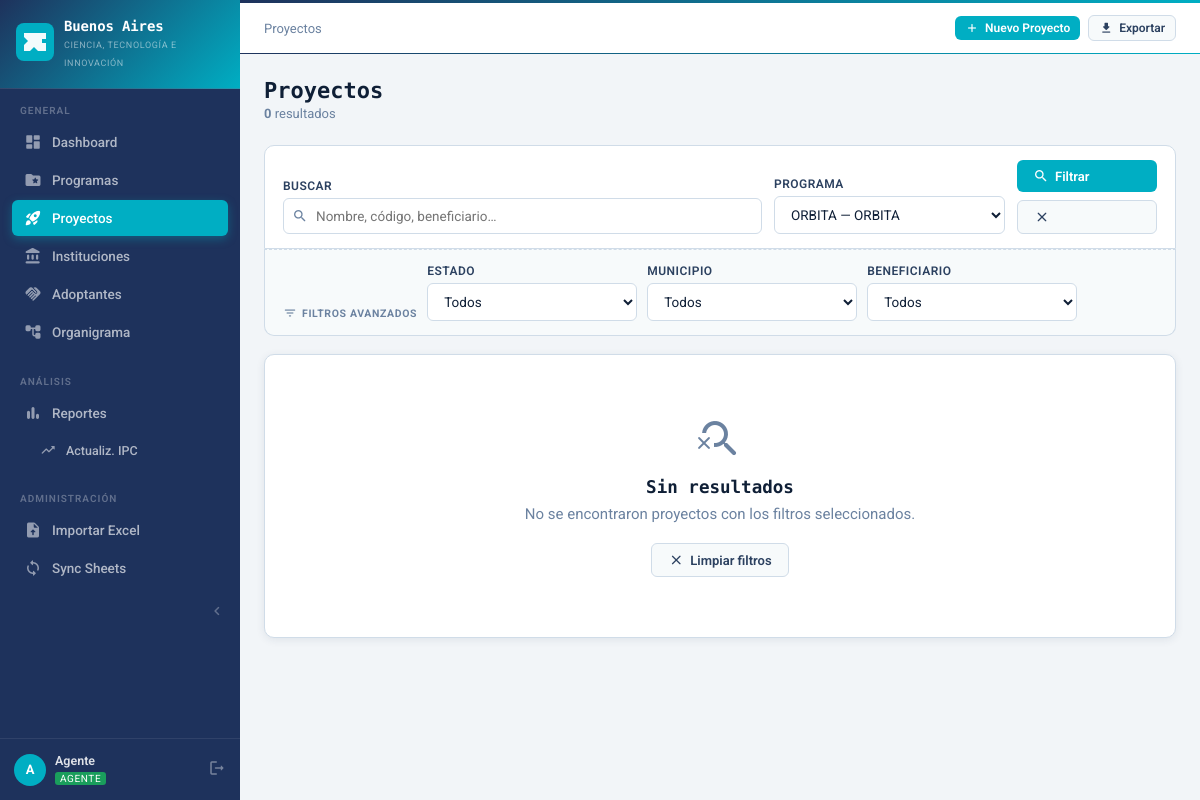
Page /proyectos?programa_id=2 (signed in) on the committed database.
### tables this page shows
CREATE TABLE filtros_config (
    id INTEGER PRIMARY KEY AUTOINCREMENT,
    programa_id INTEGER NOT NULL,
    field_key TEXT NOT NULL,
    label TEXT NOT NULL,
    filter_type TEXT NOT NULL DEFAULT 'select',
    enabled INTEGER DEFAULT 1,
    orden INTEGER DEFAULT 0,
    UNIQUE(programa_id, field_key),
    FOREIGN KEY (programa_id) REFERENCES programas(id)
);

### blueprints/proyectos.py (the view)
@bp.route('/proyectos')
@login_required
def list():
    programa_id = request.args.get('programa_id', '')
    search      = request.args.get('q', '')
    prog_acceso = get_programa_acceso()
    if prog_acceso and not programa_id:
        prog_row = query("SELECT id FROM programas WHERE codigo=?", (prog_acceso,), one=True)
        if prog_row:
            programa_id = str(prog_row['id'])
    sql = """
        SELECT p.*, pr.nombre as programa_nombre, pr.codigo as programa_codigo,
               pr.color as programa_color, u.nombre as agente_nombre, u.apellido as agente_apellido
        FROM proyectos p
        JOIN programas pr ON p.programa_id = pr.id
        LEFT JOIN users u ON p.agente_id = u.id
        WHERE 1=1
    """
    args = []
    if session.get('rol') == 'agente':
        sql += " AND (p.agente_id=? OR EXISTS (SELECT 1 FROM asignaciones a WHERE a.proyecto_id=p.id AND a.agente_id=?))"
        args.extend([session['user_id'], session['user_id']])
    if prog_acceso:
        sql += " AND pr.codigo=?"
        args.append(prog_acceso)
    elif programa_id:
        sql += " AND p.programa_id=?"
        args.append(programa_id)
    if search:
        sql += " AND (p.nombre LIKE ? OR p.beneficiario LIKE ? OR p.adoptante LIKE ? OR p.codigo LIKE ?)"
        args.extend([f'%{search}%'] * 4)
    filtros_activos        = []
    filtros_con_opciones   = {}
    active_filter_count    = 0
    if programa_id:
        filtros_activos = get_filtros_config(int(programa_id), solo_activos=True)
        sql, args, active_filter_count = apply_filtros(sql, args, filtros_activos, request.args)
        for f in filtros_activos:
            if f['filter_type'] == 'select':
                filtros_con_opciones[f['field_key']] = get_filter_options(f['field_key'], int(programa_id))
    sql += " ORDER BY pr.id, p.nombre"
    proyectos = query(sql, args)
    if prog_acceso:
        programas = query("SELECT * FROM programas WHERE codigo=? AND activo=1", (prog_acceso,))
    else:
        programas = query("SELECT * FROM programas WHERE activo=1 ORDER BY id")
    return render_template('projects/list.html',
        proyectos=proyectos, programas=programas,
        filtro_programa=programa_id, search=search,
        filtros_activos=filtros_activos,
        filtros_con_opciones=filtros_con_opciones,
        active_filter_count=active_filter_count,
        current_filters=request.args)

### templates/projects/list.html (shortened to what this page needs)
{% extends "base.html" %}
{% block breadcrumb %}Proyectos{% endblock %}
{% block topbar_actions %}
  {% if can_edit() %}
  <a href="{{ url_for('proyectos.nuevo') }}" class="btn btn-primary btn-sm">
    <span class="material-icons-round">add</span> Nuevo Proyecto
  </a>
  {% endif %}
  <a href="{{ url_for('reportes.exportar') }}{{ ('?' + request.query_string.decode()) if request.query_string else '' }}"
     class="btn btn-secondary btn-sm">
    <span class="material-icons-round">download</span> Exportar
  </a>
{% endblock %}
{% block content %}
<div class="page-header">
  <div class="page-header-left">
    <h1>Proyectos</h1>
    <p>
      <strong>{{ proyectos|length }}</strong> resultado{{ 's' if proyectos|length != 1 }}
    </p>
  </div>
</div>
<form method="get" id="filter-form">
  <div class="filter-bar" style="margin-bottom:0;border-radius:var(--radius) var(--radius) {% if filtros_activos or filtro_programa %}0 0{% else %}var(--radius) var(--radius){% endif %};">
    <div class="form-group" style="flex:1;min-width:200px;">
      <label class="form-label">Buscar</label>
      <div style="position:relative;">
        <span class="material-icons-round" style="position:absolute;left:9px;top:50%;transform:translateY(-50%);font-size:16px;color:var(--text-muted);">search</span>
        <input name="q" value="{{ search }}" class="form-control" placeholder="Nombre, código, beneficiario…" style="padding-left:32px;">
      </div>
    </div>
    <div class="form-group" style="min-width:180px;">
      <label class="form-label">Programa</label>
      <select name="programa_id" class="form-control" onchange="this.form.submit()">
        {% for p in programas %}
        <option value="{{ p.id }}" {% if filtro_programa == p.id|string %}selected{% endif %}>{{ p.codigo }} — {{ p.nombre }}</option>
        {% endfor %}
      </select>
    </div>
    <div class="form-group" style="align-self:flex-end;display:flex;gap:8px;">
      <button type="submit" class="btn btn-primary">
        <span class="material-icons-round">search</span> Filtrar
      </button>
      <a href="{{ url_for('proyectos.list') }}" class="btn btn-secondary" title="Limpiar todos los filtros">
        <span class="material-icons-round">clear</span>
      </a>
    </div>
  </div>
  {% if filtros_activos %}
  <div class="filter-bar" style="border-top:1px dashed var(--border);border-radius:0 0 var(--radius) var(--radius);background:var(--surface-2);padding-top:14px;padding-bottom:14px;gap:10px;flex-wrap:wrap;align-items:flex-end;">
    <div style="display:flex;align-items:center;gap:5px;color:var(--text-muted);font-size:10.5px;font-weight:700;text-transform:uppercase;letter-spacing:.06em;padding-bottom:1px;flex-shrink:0;">
      <span class="material-icons-round" style="font-size:14px;">filter_list</span>Filtros avanzados
    </div>
    {% for f in filtros_activos %}
    <div class="form-group" style="min-width:130px;flex:1;max-width:210px;">
      <label class="form-label">{{ f.label }}</label>
      {% if f.filter_type == 'select' %}
        {% set opciones = filtros_con_opciones.get(f.field_key, []) %}
        <select name="{{ f.field_key }}" class="form-control">
          <option value="">Todos</option>
        </select>
      {% elif f.filter_type == 'text' %}
        <input type="text" name="{{ f.field_key }}"
               value="{{ current_filters.get(f.field_key, '') }}"
               class="form-control" placeholder="Buscar…">
      {% elif f.filter_type == 'boolean' %}
        <select name="{{ f.field_key }}" class="form-control">
          <option value="">Todos</option>
          <option value="1" {% if current_filters.get(f.field_key) %}selected{% endif %}>Con {{ f.label|lower }}</option>
        </select>
      {% endif %}
    </div>
    {% endfor %}
    {% set applied_filters = [] %}
    {% for f in filtros_activos %}{% if current_filters.get(f.field_key) %}{% set _ = applied_filters.append(f) %}{% endif %}{% endfor %}
  </div>
  {% endif %}
</form>
{% if proyectos %}
<div class="card" style="margin-top:16px;">
  <div class="table-wrapper">
    <table>
      <thead>
        <tr>
          <th>Proyecto / Empresa</th>
          <th>Programa</th>
          {% if not filtro_programa %}<th>Beneficiario</th>{% endif %}
          {% if filtro_programa %}
            {% for f in filtros_activos %}
              {% if f.field_key in ('beneficiario','municipio','linea','anio','seccion','uvt','especialista','situacion_clinica','rubro','anio_aprobacion') and not current_filters.get(f.field_key) %}
              <th>{{ f.label }}</th>
              {% endif %}
            {% endfor %}
          {% else %}
          <th>Municipio</th>
          {% endif %}
          <th>ANR / Monto</th>
          <th>Avance</th>
          <th>Estado</th>
          <th></th>
        </tr>
      </thead>
      <tbody>
        {% set estado_labels = {
          'activo':'En ejecución','finalizado':'Finalizado',
          'en_finalizacion':'Finalizando','suspendido':'Rescindido','en_evaluacion':'Evaluación'
        } %}
        {% for p in proyectos %}
        <tr>
          <td style="max-width:240px;">
            <a href="{{ url_for('proyectos.detail', pid=p.id) }}"
               style="font-weight:600;color:var(--teal);text-decoration:none;font-size:13px;">
              {{ p.nombre[:60] }}{% if p.nombre|length > 60 %}…{% endif %}
            </a>
            {% if p.codigo %}<div class="mono text-muted" style="font-size:11px;margin-top:1px;">{{ p.codigo }}</div>{% endif %}
            {% if p.linea or p.anio %}
            <div style="display:flex;gap:4px;margin-top:3px;flex-wrap:wrap;">
              {% if p.linea %}<span style="background:var(--teal-pale);color:var(--teal-dark);padding:1px 5px;border-radius:3px;font-size:10px;font-weight:700;">L{{ p.linea }}</span>{% endif %}
              {% if p.anio %}<span style="background:var(--surface-2);color:var(--text-muted);padding:1px 5px;border-radius:3px;font-size:10px;">{{ p.anio }}</span>{% endif %}
            </div>
            {% endif %}
          </td>
          <td><span class="tag" style="font-size:11px;font-weight:700;">{{ p.programa_codigo }}</span></td>
          {% if not filtro_programa %}
          <td class="text-sm" style="max-width:140px;">{{ p.beneficiario or '—' }}</td>
          {% endif %}
          {% if filtro_programa %}
            {% for f in filtros_activos %}
              {% if f.field_key in ('beneficiario','municipio','linea','anio','seccion','uvt','especialista','situacion_clinica','rubro','anio_aprobacion') and not current_filters.get(f.field_key) %}
              <td class="text-sm" style="max-width:130px;">{{ p[f.field_key] or '—' }}</td>
              {% endif %}
            {% endfor %}
          {% else %}
          <td class="text-sm">{{ p.municipio or '—' }}</td>
          {% endif %}
          <td class="mono text-sm">
            {% set monto = p.anr_monto or p.monto_diagnostico or 0 %}
            {% if monto > 0 %}${{ "%.0f"|format(monto/1000) }}K{% else %}—{% endif %}
          </td>
          <td style="min-width:80px;">
            <div class="progress-bar" style="margin-bottom:3px;">
              <div class="progress-fill" style="width:{{ p.porcentaje_avance or 0 }}%;"></div>
            </div>
            <div class="text-sm text-muted">{{ p.porcentaje_avance or 0 }}%</div>
          </td>
          <td><span class="badge badge-{{ p.estado }}">{{ estado_labels.get(p.estado, p.estado|replace('_',' ')) }}</span></td>
          <td>
            <div class="flex gap-1">
              <a href="{{ url_for('proyectos.detail', pid=p.id) }}" class="btn btn-secondary btn-sm btn-icon" title="Ver detalle">
                <span class="material-icons-round">visibility</span>
              </a>
              {% if can_edit() %}
              <a href="{{ url_for('proyectos.editar', pid=p.id) }}" class="btn btn-secondary btn-sm btn-icon" title="Editar">
                <span class="material-icons-round">edit</span>
              </a>
              {% endif %}
            </div>
          </td>
        </tr>
        {% endfor %}
      </tbody>
    </table>
  </div>
  <div style="padding:10px 18px;border-top:1px solid var(--border);display:flex;justify-content:space-between;align-items:center;">
    <span class="text-sm text-muted">{{ proyectos|length }} resultado{{ 's' if proyectos|length != 1 }}</span>
    {% set qs = (request.query_string.decode() + '&') if request.query_string else '' %}
    <div style="display:flex;gap:4px;">
      <a href="{{ url_for('reportes.exportar') }}?{{ qs }}formato=xlsx"
         title="Descargar Excel"
         style="display:inline-flex;align-items:center;gap:2px;font-size:11px;color:var(--text-muted);padding:3px 7px;border:1px solid var(--border);border-radius:4px;text-decoration:none;line-height:1.4;">
        <span class="material-icons-round" style="font-size:13px;">download</span>.xlsx
      </a>
      <a href="{{ url_for('reportes.exportar') }}?{{ qs }}formato=csv"
         title="Descargar CSV"
         style="display:inline-flex;align-items:center;gap:2px;font-size:11px;color:var(--text-muted);padding:3px 7px;border:1px solid var(--border);border-radius:4px;text-decoration:none;line-height:1.4;">
        <span class="material-icons-round" style="font-size:13px;">download</span>.csv
      </a>
    </div>
  </div>
</div>
{% else %}
<div class="card" style="margin-top:16px;text-align:center;padding:60px 30px;">
  <span class="material-icons-round" style="font-size:48px;color:var(--text-muted);display:block;margin-bottom:14px;">search_off</span>
  <h3 style="margin-bottom:8px;">Sin resultados</h3>
  <p class="text-muted" style="margin-bottom:20px;">No se encontraron proyectos con los filtros seleccionados.</p>
  <a href="{{ url_for('proyectos.list') }}{% if filtro_programa %}?programa_id={{ filtro_programa }}{% endif %}" class="btn btn-secondary">
    <span class="material-icons-round">clear</span> Limpiar filtros
  </a>
</div>
{% endif %}
{% endblock %}

### rows in the picture
filtros_config: label "ESTADO"
filtros_config: label "MUNICIPIO"
filtros_config: label "BENEFICIARIO"

### other values in the picture
{{ session.nombre[0] }} "A"
{{ session.nombre }} "Agente"
{{ session.rol }} "AGENTE"
{{ proyectos|length }} "0"
{{ 's' if proyectos|length != 1 }} "s"
form field programa_id "ORBITA — ORBITA"
